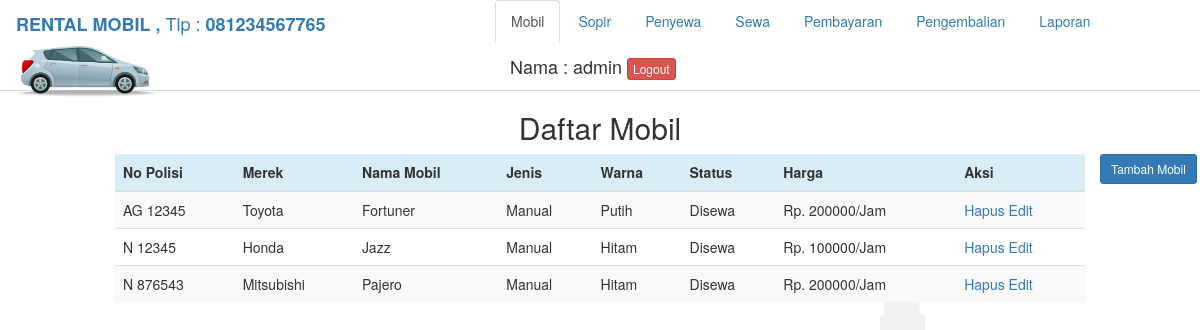
The app's page /index.php (signed in) with its own data.
### tables this page shows
CREATE TABLE `mobil` (
  `id_mobil` int(11) NOT NULL,
  `no_polisi` char(20) NOT NULL,
  `merek` varchar(20) NOT NULL,
  `nama_mobil` varchar(20) NOT NULL,
  `jenis` enum('Matic','Manual') NOT NULL,
  `warna` varchar(20) NOT NULL,
  `status_mobil` enum('Disewa','Tidak Disewa') NOT NULL DEFAULT 'Tidak Disewa',
  `harga` int(11) NOT NULL
);

### aksi/viewsewa.php (the view, shortened to what this page needs)
<!doctype html>
<html lang="en">
<head>
</head>
<body>
</body>
</html>

### index.php (shortened to what this page needs)
<?php
if (!isset($_SESSION["nama_admin"])) {
    header("location: login.php");
} else {
    $nama = $_SESSION['nama_admin'];
}
include "aksi/koneksi.php";
$tab    = "mobil";
?>
<!doctype html>
<html lang="en">
<head>
    <link rel="stylesheet" type="text/css" href="asset/css/bootstrap.css">
    <link rel="stylesheet" type="text/css" href="asset/sweetalert/sweetalert.css">
</head>
<body>
<div role="tabpanel">
    <ul class="nav nav-tabs" role="tablist">
        <li role="presentation">
            <a class="navbar-brand" href="index.php"><b> RENTAL MOBIL ,</b> Tlp :<b> 081234567765 </b>
                <img src="asset/img/logo.png" width="30%" alt="" srcset=""></b></a>
        </li>
        <li role="presentation" <?php if ($tab == "mobil") echo "class='active'" ?>>
            <a href="#mobil" aria-controls="mobil" role="tab" data-toggle="tab">Mobil</a>
        </li>
        <li role="presentation" <?php if ($tab == "sopir") echo "class='active'" ?>>
            <a href="#sopir" aria-controls="sopir" role="tab" data-toggle="tab">Sopir</a>
        </li>
        <li role="presentation" <?php if ($tab == "penyewa") echo "class='active'" ?>>
            <a href="#penyewa" aria-controls="penyewa" role="tab" data-toggle="tab">Penyewa</a>
        </li>
        <li role="presentation" <?php if ($tab == "sewa") echo "class='active'" ?>>
            <a href="#sewaa" aria-controls="sewa" role="tab" data-toggle="tab">Sewa</a>
        </li>
        <li role="presentation" <?php if ($tab == "bayar") echo "class='active'" ?>>
            <a href="#bayar" aria-controls="bayar" role="tab" data-toggle="tab">Pembayaran</a>
        </li>
        <li role="presentation" <?php if ($tab == "kembali") echo "class='active'" ?>>
            <a href="#kembali" aria-controls="kembali" role="tab" data-toggle="tab">Pengembalian</a>
        </li>
        <li role="presentation">
            <a href="laporan.php">Laporan</a>
        </li>
        <li role="presentation">
                <span align="left" class="navbar-brand">Nama : <?php echo $nama ?></b>
                    <a href="logout.php" class="btn btn-danger btn-xs">Logout</a></span>
        </li>
    </ul>
    <div class="tab-content">
        <div role="tabpanel" class="tab-pane <?php if ($tab == "mobil") echo "active" ?>" id="mobil">
            <h2 align="center">Daftar Mobil</h2>
            <?php include "aksi/viewmobil.php"; ?>
            <button type="button" class="btn btn-primary btn-sm" data-toggle="modal" data-target="#tbhMobil">
                Tambah Mobil
            </button>
        </div>
            <?php include "aksi/viewsopir.php"; ?>
            <div id="cetak"><?php include "aksi/viewpenyewa.php"; ?></div>
            <?php include "aksi/viewsewa.php"; ?>
            <?php include "aksi/viewbayar.php"; ?>
            <?php include "aksi/viewkembali.php"; ?>
    </div>
</div>
</body>
</html>

### aksi/viewmobil.php (shortened to what this page needs)
<?php
$result = $koneksi->query("SELECT * FROM mobil");
?>
<!doctype html>
<html lang="en">
<head>
</head>
<body>
<div class="col-md-10 col-md-offset-1">
    <table class='table table-striped table-hover'>
        <thead bgcolor='#d9edf7'>
        <tr>
            <th>No Polisi</th>
            <th>Merek</th>
            <th>Nama Mobil</th>
            <th>Jenis</th>
            <th>Warna</th>
            <th>Status</th>
            <th>Harga</th>
            <th>Aksi</th>
        </tr>
        </thead>
        <tbody bgcolor='#fff'>
        <?php
        while ($rs = $result->fetch_array(MYSQLI_ASSOC)) {
            ?>
            <tr>
                <td><?php echo $rs["no_polisi"] ?></td>
                <td><?php echo $rs["merek"] ?></td>
                <td><?php echo $rs["nama_mobil"] ?></td>
                <td><?php echo $rs["jenis"] ?></td>
                <td><?php echo $rs["warna"] ?></td>
                <td><?php echo $rs["status_mobil"] ?></td>
                <td>Rp. <?php echo $rs["harga"] ?>/Jam</td>
                <td>
                    <a href="aksi/hapus.php?tbl=mobil&id=<?php echo $rs['id_mobil']?>"
                       onClick="return hapus('<?php echo $rs["no_polisi"]?>','<?php echo $rs["merek"]?>','Mobil','mobil<?php
                       echo $rs["id_mobil"]?>')" id="mobil<?php echo $rs['id_mobil']?>">Hapus</a>
                    <a href="aksi/edit_mobil.php?id_mobil=<?php echo $rs['id_mobil'] ?>" onClick="return
                            edit ('<?php echo $rs["id_mobil"] ?>')" id="mobil<?php echo $rs['id_mobil'] ?>">Edit</a>
                </td>
            </tr>
            <?php
        }
        ?>
        </tbody>
    </table>
</div>
</body>
</html>

### aksi/viewsopir.php (shortened to what this page needs)
<!doctype html>
<html lang="en">
<head>
</head>
<body>
</body>
</html>

### aksi/viewpenyewa.php (shortened to what this page needs)
<!doctype html>
<html lang="en">
<head>
</head>
<body>
</body>
</html>

### aksi/viewbayar.php (shortened to what this page needs)
<!doctype html>
<html lang="en">
<head>
</head>
<body>
</body>
</html>

### aksi/viewkembali.php (shortened to what this page needs)
<!doctype html>
<html lang="en">
<head>
</head>
<body>
</body>
</html>

### index.php (style rules this page uses)
body { background-image:url(asset/img/bg.jpg); background-size:cover; }

### records on screen
mobil: no_polisi "AG 12345", merek "Toyota", nama_mobil "Fortuner", jenis "Manual", warna "Putih", status_mobil "Disewa", harga "200000"
mobil: no_polisi "N 12345", merek "Honda", nama_mobil "Jazz", jenis "Manual", warna "Hitam", status_mobil "Disewa", harga "100000"
mobil: no_polisi "N 876543", merek "Mitsubishi", nama_mobil "Pajero", jenis "Manual", warna "Hitam", status_mobil "Disewa", harga "200000"

### other values on screen
$nama "admin"
